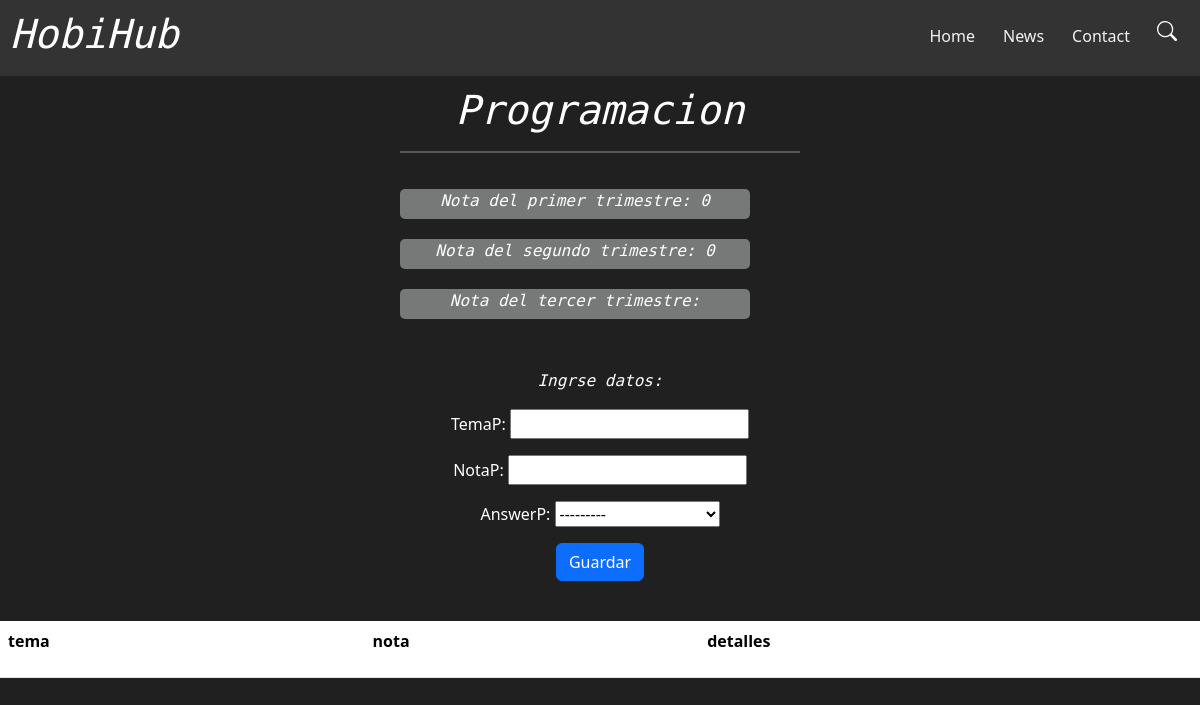
The page /Iggy_App/programacion_form/ (signed in) on the database as committed earlier.
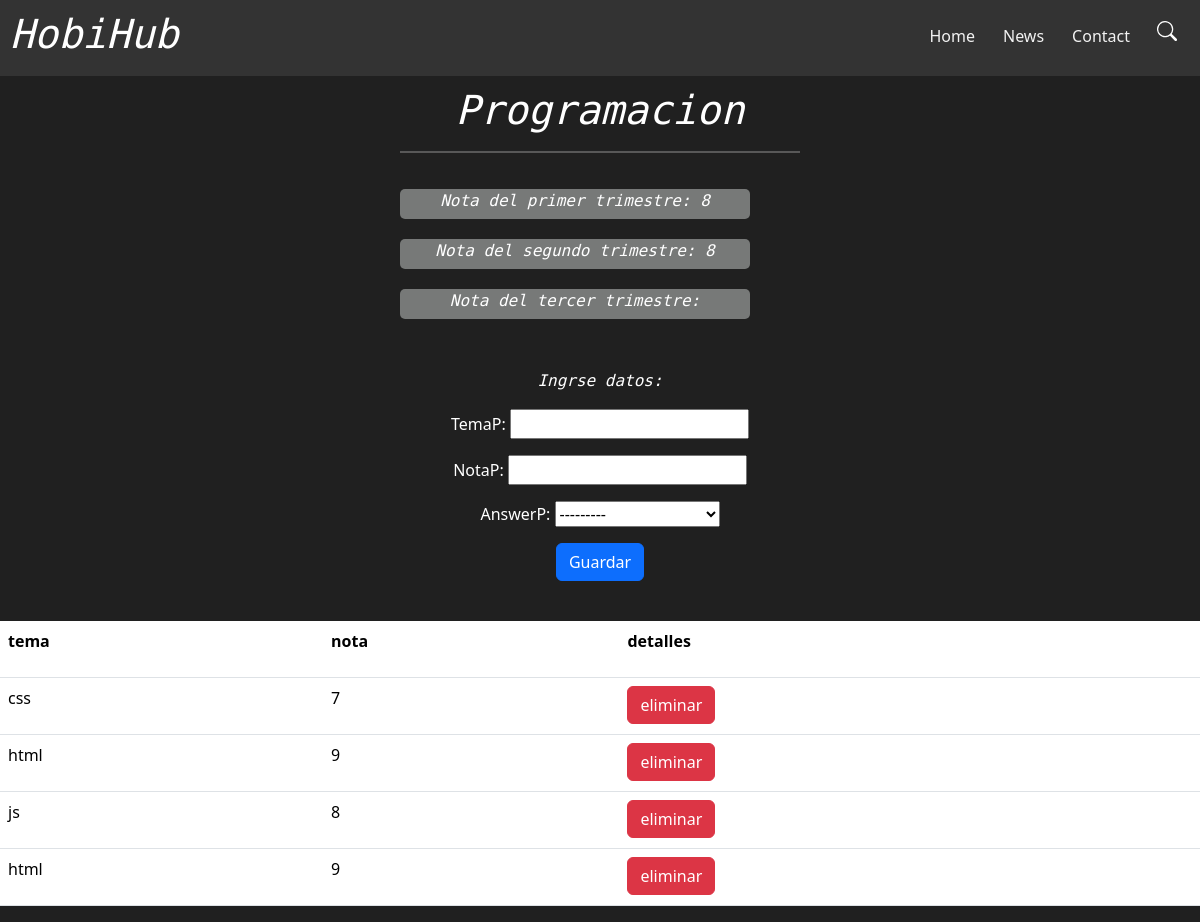
The same page on the database as committed later.
### Iggy_App/models.py (models this page shows, shortened)
class Programacion (models.Model):
    QUESTION_CHOICES = [
        ('M', 'Primer Trimestre'),
        ('N', 'Segundo Trimestre'),
        ('O', 'Tercer Trimestre'),
    ]
    temaP = models.CharField(max_length = 100)
    notaP = models.IntegerField()
    answerP = models.CharField(max_length=1, choices=QUESTION_CHOICES)

### Iggy_App/views.py (the view)
# urls.py: path('programacion_form/', programacion_form, name="programacion_form"),
@login_required(login_url="login_view")
def programacion_form(request):
    if request.method == "POST":
        programacion_form = Form_Programacion(request.POST)
        if programacion_form.is_valid():
            programacion_form.save()
            return redirect("inicio")
    else:
        score_Pro = calculate_score(get_average_score_programacion("M"))
        score_Pro_Seg = calculate_score(get_average_score_programacion("N"))
        score_Pro_Ter = calculate_score(get_average_score_programacion("O"))
        list_p = Programacion.objects.all()
        programacion_form = Form_Programacion()
        return render(request, "Iggy_App/Data/programacion.html", {"form": programacion_form, "score_Pro": score_Pro, "score_Pro_Seg": score_Pro_Ter, "list_p": list_p})

### Iggy_App/forms.py
class Form_Programacion(forms.ModelForm):
    class Meta:
        model = Programacion
        fields = "__all__"

### Iggy_App/views.py (called while the page is built)
def calculate_score(average):
        if average is None:
            return 0
        elif 5.75 <= average < 6.25:
            return 6
        elif 6.25 <= average < 6.75:
            return 6.5
        elif 6.75 <= average < 7.25:
            return 7
        elif 7.25 <= average < 7.75:
            return 7.5
        elif 7.75 <= average < 8.25:
            return 8
        elif 8.25 <= average < 8.75:
            return 8.5
        elif 8.75 <= average < 9.25:
            return 9
        elif 9.25 <= average < 9.75:
            return 9.5
        elif average >= 9.75:
            return 10
        return 0

def get_average_score_programacion(answerP):
    groupP = Programacion.objects.filter(answerP = answerP)
    avg_scoreP = groupP.aggregate(Avg('notaP'))['notaP__avg']
    return avg_scoreP

### Iggy_App/templates/Iggy_App/Data/programacion.html (shortened to what this page needs)
{% extends 'Iggy_App/Bases/First_Base.html' %}
{% load static %}
{%block content%}
<link rel="stylesheet" href="{% static 'Iggy_App\css\materias\materias.css' %}">
<body>
    <div id="navbar">
        <div class="logo">
            <h1 class="normal_text">HobiHub</h1>
        </div>
        <div>
            <a href="{% url 'inicio' %}">Home</a>
            <a href="#news">News</a>
            <a href="#contact">Contact</a>
            <button class="btn" type="button" data-bs-toggle="offcanvas" data-bs-target="#offcanvasExample"
                aria-controls="offcanvasExample">
                <svg xmlns="http://www.w3.org/2000/svg" width="20" height="20" fill="white" class="bi bi-search"
                    viewBox="0 0 16 16">
                    <path
                        d="M11.742 10.344a6.5 6.5 0 1 0-1.397 1.398h-.001q.044.06.098.115l3.85 3.85a1 1 0 0 0 1.415-1.414l-3.85-3.85a1 1 0 0 0-.115-.1zM12 6.5a5.5 5.5 0 1 1-11 0 5.5 5.5 0 0 1 11 0" />
                </svg>
            </button>
        </div>
    </div>
<div class="datashow">
    <div class="item-show">
        <div>
            <h1 class="normal_text"><center>Programacion</center></h1>
            <hr size="5" color="white" width="100%" align="center">
        </div>
        <div>
            <div class="muestra_nota">
                <center><p class="normal_text">Nota del primer trimestre: {{score_Pro}}</p></center>
            </div>
            <div class="muestra_nota">
                <center><p class="normal_text">Nota del segundo trimestre: {{score_Pro_Seg}}</p></center>
            </div>
            <div class="muestra_nota">
                <center><p class="normal_text">Nota del tercer trimestre: {{score_Pro_Ter}}</p></center>
            </div>
        </div>
    </div>
</div>
    <div class="data_enter">
        <center>
            <form action="" method="POST">
                <center>
                    <p class="normal_text">Ingrse datos:</p>
                </center>
                <center>{{form.as_p}}</center>
                <center><button type="submit" class="btn btn-primary"> Guardar</button></center>
            </form>
        </center>
    </div>
    <div>
        <table class="table">
                <tr>
                    <th class="th"><p class="normal_table">tema</p></th>
                    <th class="th"><p class="normal_table">nota</p></th>
                    <th class="th"><p class="normal_table">detalles</p></th>
                </tr>
            <tbody>
                {%for list_p in list_p%}
                <tr>
                    <td class="td"><p class="normal_table">{{list_p.temaP}}</p></td>
                    <td class="td"><p class="normal_table">{{list_p.notaP}}</p></td>
                    <td class="td"><a class="btn btn-danger" href="{% url 'informatica_form_delete' list_p.id%}">eliminar</a></td>
                    {% endfor %}
            </tbody>
        </table>
    </div>
</body>
{% endblock %}

Rows that differ between the two databases and show on the page:
added Programacion: temaP "css", notaP "7"
added Programacion: temaP "html", notaP "9"
added Programacion: temaP "js", notaP "8"
added Programacion: temaP "html", notaP "9"
Other text that changed with them:
{{ score_Pro }}: "0" → "8"
{{ score_Pro_Seg }}: "0" → "8"
